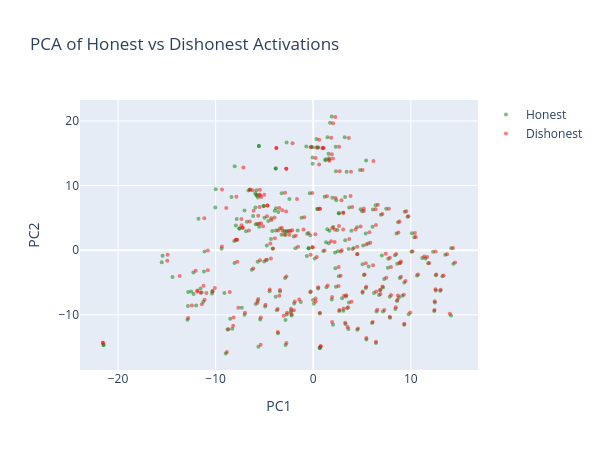

Notebook code cell kept with this figure:
### Markdown cell above
We now train the deception probes. We reuse the `MMProbe` and `LRProbe` classes from Section 2. For the MM probe the direction is simply mean(dishonest) - mean(honest). For the LR probe we use `C=0.001` (matching `reg_coeff=1000` in the deception-detection repo's defaults), which is stronger regularization than the truth probe from Section 2.

### Code cell
# Build training data: dishonest=1 (positive class), honest=0 (negative class)
train_all_acts = t.cat([train_dishonest[mid_layer], train_honest[mid_layer]], dim=0)
train_all_labels = t.cat([t.ones(len(train_dishonest[mid_layer])), t.zeros(len(train_honest[mid_layer]))])

mm_probe = MMProbe.from_data(train_all_acts, train_all_labels)
lr_probe = LRProbe.from_data(train_all_acts, train_all_labels, C=0.001)

# Evaluate MM on train/test
train_all = t.cat([train_dishonest[mid_layer], train_honest[mid_layer]])
train_y = t.cat([t.ones(len(train_dishonest[mid_layer])), t.zeros(len(train_honest[mid_layer]))])
test_all = t.cat([test_dishonest[mid_layer], test_honest[mid_layer]])
test_y = t.cat([t.ones(len(test_dishonest[mid_layer])), t.zeros(len(test_honest[mid_layer]))])

mms_train_acc = (mm_probe.pred(train_all) == train_all_labels).float().mean().item()
mms_test_acc = (mm_probe.pred(test_all) == test_y).float().mean().item()

# Evaluate LR on train/test
lr_train_acc = (lr_probe.pred(train_all) == train_all_labels).float().mean().item()
lr_test_acc = (lr_probe.pred(test_all) == test_y).float().mean().item()

assert mms_train_acc > 0.6, f"MM train accuracy too low: {mms_train_acc:.3f}"
assert lr_train_acc > 0.6, f"LR train accuracy too low: {lr_train_acc:.3f}"

probe_results = pd.DataFrame(
    {
        "Probe": ["MM", "LR"],
        "Train Acc": [f"{mms_train_acc:.3f}", f"{lr_train_acc:.3f}"],
        "Test Acc": [f"{mms_test_acc:.3f}", f"{lr_test_acc:.3f}"],
    }
)
print("Deception probe accuracy:")
display(probe_results)

# PCA scatter of honest vs dishonest
all_acts = t.cat([train_honest[mid_layer], train_dishonest[mid_layer]])
pcs = get_pca_components(all_acts, k=2)
centered = all_acts - all_acts.mean(dim=0)
projected = (centered @ pcs).numpy()
n_honest = len(train_honest[mid_layer])
colors = ["green"] * n_honest + ["red"] * (len(all_acts) - n_honest)

fig = go.Figure()
fig.add_trace(
    go.Scatter(
        x=projected[:n_honest, 0],
        y=projected[:n_honest, 1],
        mode="markers",
        marker=dict(color="green", size=4, opacity=0.5),
        name="Honest",
    )
)
fig.add_trace(
    go.Scatter(
        x=projected[n_honest:, 0],
        y=projected[n_honest:, 1],
        mode="markers",
        marker=dict(color="red", size=4, opacity=0.5),
        name="Dishonest",
    )
)
fig.update_layout(
    title="PCA of Honest vs Dishonest Activations", xaxis_title="PC1", yaxis_title="PC2", height=450, width=600
)
fig.show()

# Histogram of LR scores on test set
lr_scores_test = lr_probe(test_all).detach().numpy()
n_test_dis = len(test_dishonest[mid_layer])
fig = go.Figure()
fig.add_trace(
    go.Histogram(x=lr_scores_test[n_test_dis:], name="Honest", marker_color="green", opacity=0.6, nbinsx=20)
)
fig.add_trace(
    go.Histogram(x=lr_scores_test[:n_test_dis], name="Dishonest", marker_color="red", opacity=0.6, nbinsx=20)
)
fig.update_layout(
    title="LR Probe Score Distribution (Test Set)",
    xaxis_title="P(Deceptive)",
    yaxis_title="Count",
    barmode="overlay",
    height=400,
    width=600,
)
fig.show()

### Figure 1 — Plotly figure (JSON) as saved in the notebook; plotly's stock layout.template omitted (floating-point values rounded to 4 significant figures; data arrays with more than 128 entries replaced by an {"elided": "..."} marker saying what was removed)
{"data": [{"marker": {"color": "green", "opacity": 0.5, "size": 4}, "mode": "markers", "name": "Honest", "type": "scatter", "x": {"elided": "244 float values"}, "y": {"elided": "244 float values"}}, {"marker": {"color": "red", "opacity": 0.5, "size": 4}, "mode": "markers", "name": "Dishonest", "type": "scatter", "x": {"elided": "244 float values"}, "y": {"elided": "244 float values"}}], "layout": {"height": 450, "title": {"text": "PCA of Honest vs Dishonest Activations"}, "width": 600, "xaxis": {"title": {"text": "PC1"}}, "yaxis": {"title": {"text": "PC2"}}}}
